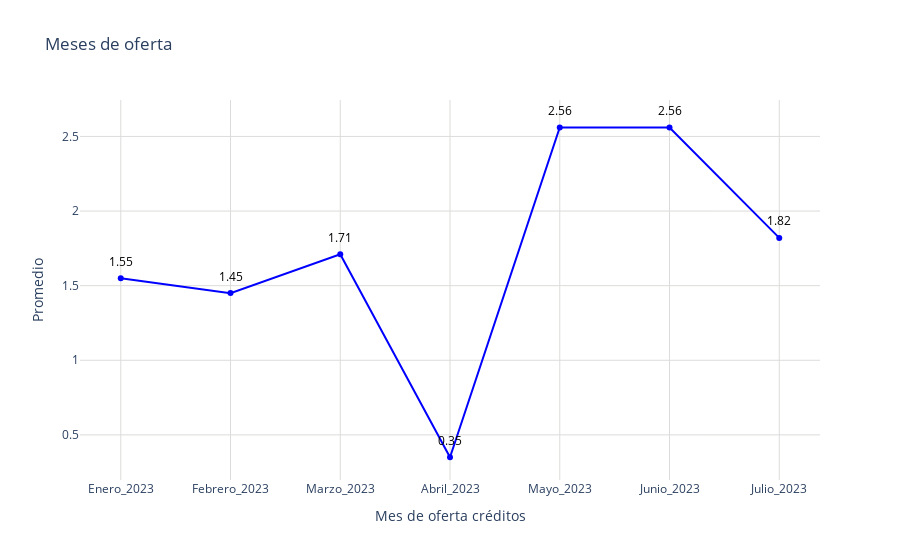

The cell this chart's notebook holds for it:
### Code cell
# Obtener los datos
promedio = conteo_2023['promedio_creditos']
meses = conteo_2023['mes']

# Crear figura
fig = go.Figure()
fig.add_trace(go.Scatter(
    x=meses,
    y=promedio,
    mode='markers+lines',
    marker=dict(color='blue'),
))
# Agregar anotaciones para mostrar los valores encima de los puntos
for mes, dia in zip(meses, promedio):
    fig.add_annotation(
        x=mes,
        y=dia,
        text=str(dia),  # Texto que se mostrará (el valor del día)
        showarrow=False,  # No mostrar la flecha
        font=dict(color='black', size=12),  # Estilo del texto
        xshift=0,  # Desplazamiento horizontal del texto
        yshift=17,  # Desplazamiento vertical del texto
        textangle=0  # Ángulo del texto
    )
# Actualizar diseño
fig.update_layout(
    title='Meses de oferta',
    xaxis_title='Mes de oferta créditos',
    yaxis_title='Promedio',
    xaxis=dict(gridcolor='#dddcda', tickmode='array', tickvals=list(range(len(meses))), ticktext=meses),
    yaxis=dict(gridcolor='#dddcda', gridwidth=1),
    plot_bgcolor='rgba(0,0,0,0)'
)

# Exportar gráfica como archivo HTML
def guardar_grafico_como_html(fig, nombre_archivo, carpeta='graficas'):
    # Crear la carpeta si no existe
    if not os.path.exists(carpeta):
        os.makedirs(carpeta)
    
    # Gráfica como archivo HTML en la carpeta especificada
    pio.write_html(fig, f'{carpeta}/{nombre_archivo}.html')

guardar_grafico_como_html(fig, 'g_scatt_MonthSupply_pachuca', carpeta='graficas')
fig.show()

### Figure 1 — Plotly figure (JSON) as saved in the notebook; plotly's stock layout.template omitted (floating-point values rounded to 4 significant figures)
{"data": [{"marker": {"color": "blue"}, "mode": "markers+lines", "type": "scatter", "x": ["Enero_2023", "Febrero_2023", "Marzo_2023", "Abril_2023", "Mayo_2023", "Junio_2023", "Julio_2023"], "y": [1.55, 1.45, 1.71, 0.35, 2.56, 2.56, 1.82]}], "layout": {"annotations": [{"font": {"color": "black", "size": 12}, "showarrow": false, "text": "1.55", "textangle": 0, "x": "Enero_2023", "xshift": 0, "y": 1.55, "yshift": 17}, {"font": {"color": "black", "size": 12}, "showarrow": false, "text": "1.45", "textangle": 0, "x": "Febrero_2023", "xshift": 0, "y": 1.45, "yshift": 17}, {"font": {"color": "black", "size": 12}, "showarrow": false, "text": "1.71", "textangle": 0, "x": "Marzo_2023", "xshift": 0, "y": 1.71, "yshift": 17}, {"font": {"color": "black", "size": 12}, "showarrow": false, "text": "0.35", "textangle": 0, "x": "Abril_2023", "xshift": 0, "y": 0.35, "yshift": 17}, {"font": {"color": "black", "size": 12}, "showarrow": false, "text": "2.56", "textangle": 0, "x": "Mayo_2023", "xshift": 0, "y": 2.56, "yshift": 17}, {"font": {"color": "black", "size": 12}, "showarrow": false, "text": "2.56", "textangle": 0, "x": "Junio_2023", "xshift": 0, "y": 2.56, "yshift": 17}, {"font": {"color": "black", "size": 12}, "showarrow": false, "text": "1.82", "textangle": 0, "x": "Julio_2023", "xshift": 0, "y": 1.82, "yshift": 17}], "plot_bgcolor": "rgba(0,0,0,0)", "title": {"text": "Meses de oferta"}, "xaxis": {"gridcolor": "#dddcda", "tickmode": "array", "ticktext": ["Enero_2023", "Febrero_2023", "Marzo_2023", "Abril_2023", "Mayo_2023", "Junio_2023", "Julio_2023"], "tickvals": [0, 1, 2, 3, 4, 5, 6], "title": {"text": "Mes de oferta créditos"}}, "yaxis": {"gridcolor": "#dddcda", "gridwidth": 1, "title": {"text": "Promedio"}}}}
